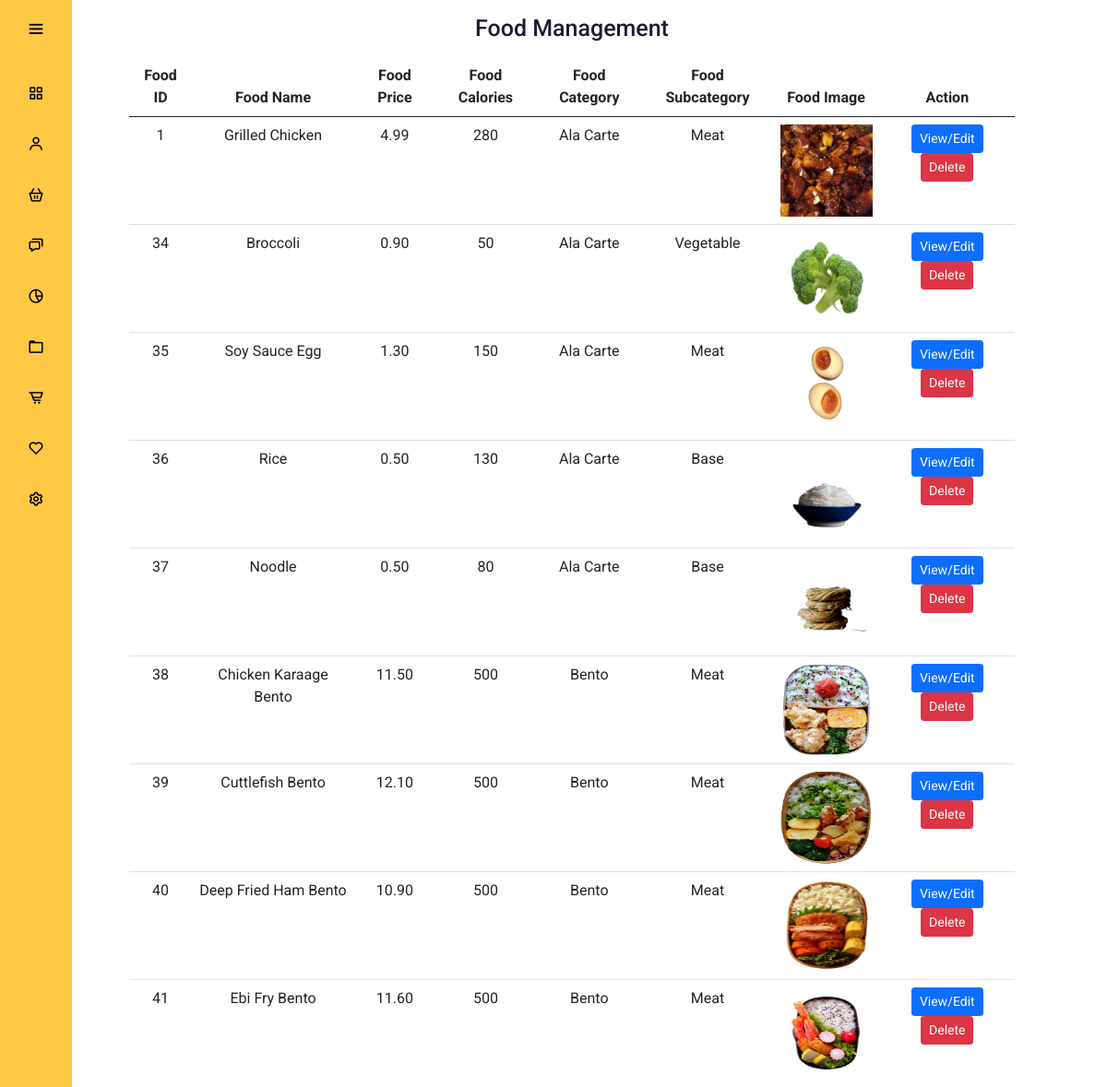
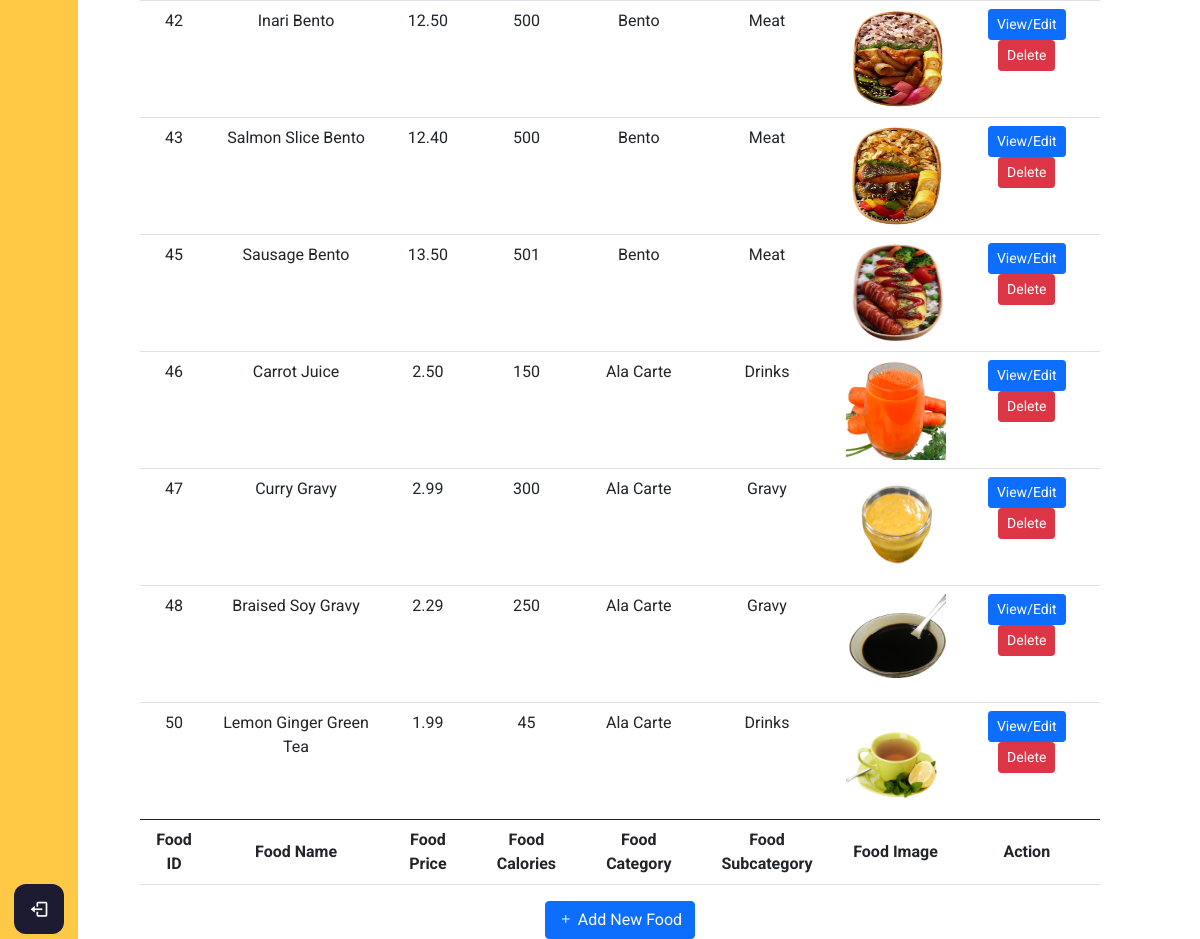
The app's page /admin/foodmanagement.php with its own data (2 pictures, top to bottom).
### tables this page shows
CREATE TABLE `food` (
  `food_id` int(11) NOT NULL,
  `food_name` varchar(255) NOT NULL,
  `food_category` varchar(128) NOT NULL,
  `food_subcategory` varchar(128) NOT NULL,
  `food_healthierchoice` smallint(6) DEFAULT '0',
  `food_vegan` smallint(6) DEFAULT NULL,
  `food_price` decimal(10,2) NOT NULL,
  `food_calories` int(11) NOT NULL,
  `food_img` varchar(256) DEFAULT NULL
);

### config/db.php (called while the page is built, shortened)
<?php
class DB {
  protected static $mdb = null;
  public static function getMDB() {
    $mdb = DB::$mdb;
    if ($mdb === null) {
      $mdb = DB::$mdb = new MeekroDB();
    }
    $mdb->sync_config();
    return $mdb;
  }
  public static function query() { $args = func_get_args(); return call_user_func_array(array(DB::getMDB(), 'query'), $args); }
}
class MeekroDB {
  public $encoding = 'latin1';
  public $connect_options = array(MYSQLI_OPT_CONNECT_TIMEOUT => 30);
  public $internal_mysql = null;
  public function __construct($host=null, $user=null, $password=null, $dbName=null, $port=null, $encoding=null, $socket=null)  {
    if ($encoding === null) $encoding = DB::$encoding;
    $this->encoding = $encoding;
  }
  public function get() {
    $mysql = $this->internal_mysql;
    if (!($mysql instanceof MySQLi)) {
      $mysql = new mysqli();
      foreach ($this->connect_options as $key => $value) {
        $mysql->options($key, $value);
      }
      $mysql->set_charset($this->encoding);
      $this->internal_mysql = $mysql;
    }
    return $mysql;
  }
  protected function preparseQueryParams() {
    $args = func_get_args();
    $sql = trim(strval(array_shift($args)));
    $args_all = $args;
    if (count($args_all) == 0) return array($sql);
    $chunkyQuery = array();
    return $chunkyQuery;
  }
  public function parseQueryParams() {
    $args = func_get_args();
    $chunkyQuery = call_user_func_array(array($this, 'preparseQueryParams'), $args);
    $query = '';
    foreach ($chunkyQuery as $chunk) {
      if (is_string($chunk)) {
        $query .= $chunk;
        continue;
      }
      $result = '';
      $query .= $result;
    }
    return $query;
  }
  protected function prependCall($function, $args, $prepend) { array_unshift($args, $prepend); return call_user_func_array($function, $args); }
  public function query() { $args = func_get_args(); return $this->prependCall(array($this, 'queryHelper'), $args, 'assoc'); }
  protected function queryHelper() {
    $args = func_get_args();
    $type = array_shift($args);
    $db = $this->get();
    $is_buffered = true;
    $row_type = 'assoc';
    $full_names = false;
    $sql = call_user_func_array(array($this, 'parseQueryParams'), $args);
    $result = $db->query($sql, $is_buffered ? MYSQLI_STORE_RESULT : MYSQLI_USE_RESULT);
    $return = array();
    while ($row = ($row_type == 'assoc' ? $result->fetch_assoc() : $result->fetch_row())) {
      $return[] = $row;
    }
    return $return;
  }
}
?>

### admin/foodmanagement.php (the view, shortened to what this page needs)
<?php
include "../config/db.php";
?>
<!DOCTYPE html>
<html lang="en" dir="ltr">
  <head>
    <link rel="stylesheet" href="adminstyle.css">
    <link href='https://unpkg.com/boxicons@2.0.7/css/boxicons.min.css' rel='stylesheet'>
    <link href="https://cdn.jsdelivr.net/npm/bootstrap@5.0.0-beta3/dist/css/bootstrap.min.css" rel="stylesheet">
    <link rel="stylesheet" href="https://cdn.jsdelivr.net/npm/bootstrap-icons@1.4.1/font/bootstrap-icons.css">
    <link rel="stylesheet" href="https://cdn.datatables.net/1.10.25/css/jquery.dataTables.min.css">
   </head>
<body>
  <?php
  include "adminheader.php";
  ?>
  <div class="home_content">
    <div class="text">Food Management </div>
    <table id="myTable" class="table table-hover">
        <thead>
            <tr>
            <th scope="col">Food ID</th>
            <th scope="col">Food Name</th>
            <th scope="col">Food Price</th>
            <th scope="col">Food Calories</th>
            <th scope="col">Food Category</th>
            <th scope="col">Food Subcategory</th>
            <th scope="col">Food Image</th>
            <th scope="col">Action</th>
            </tr>
        </thead>
        <tbody>
        <?php
        $getFoodQuery = DB::query("SELECT * FROM food");
        foreach($getFoodQuery as $getFoodResult){
        ?>
            <tr class="fooddata fooddata<?php echo $getFoodResult['food_id']; ?>">
              <td class="foodid"><?php echo $getFoodResult['food_id']; ?></td>
              <td class="foodname"><?php echo ucwords($getFoodResult['food_name']); ?></td>
              <td class="foodname"><?php echo $getFoodResult['food_price']; ?></td>
              <td class="foodcalories"><?php echo $getFoodResult['food_calories']; ?></td>
              <td class="foodcategory"><?php echo ucwords($getFoodResult['food_category']); ?></td>
              <td class="foodsubcategory"><?php echo ucwords($getFoodResult['food_subcategory']); ?></td>
              <td class="foodsimg"><img src="<?php echo $getFoodResult['food_img']; ?>"></td>
              <td><button type="button" class="btn btn-primary btn-sm editFood" id="editFood" value="editFood" data-id="<?php echo $getFoodResult['food_id']; ?>" data-bs-toggle="modal" data-bs-target="#foodinfo<?php echo $getFoodResult['food_id']; ?>" >View/Edit</button>
                  <button type="button" class="btn btn-danger btn-sm deleteFood" data-id="<?php echo $getFoodResult['food_id']; ?>" data-url="<?php echo $getFoodResult['food_img'] ?>" data-name="<?php echo $getFoodResult['food_name']; ?>" >Delete</button>
              </td>
            </tr>
        <?php
        }
        ?>
        </tbody>
        <tfoot>
          <tr>
            <th scope="col">Food ID</th>
            <th scope="col">Food Name</th>
            <th scope="col">Food Price</th>
            <th scope="col">Food Calories</th>
            <th scope="col">Food Category</th>
            <th scope="col">Food Subcategory</th>
            <th scope="col">Food Image</th>
            <th scope="col">Action</th>
          </tr>
        </tfoot>
    </table>
    <button type="button" data-bs-toggle="modal" data-bs-target="#addFood" class="btn btn-primary"><i class="bi bi-plus"></i> Add New Food</button>
  </div>
</body>
</html>

### admin/adminstyle.css (style rules this page uses)
* { margin: 0; padding: 0; box-sizing: border-box; font-family: "Roboto" , sans serif; }
body { position: relative; min-height: 100vh; width: 100%; overflow: scroll; }
.home_content { position: absolute; height: 100%; width: 80%; text-align: center; left: 140px; background: none; box-shadow: 0 5px 10px rgba(0,0,0,0.2px); transition: all 0.5s ease; justify-content: space-between; }
.home_content .text { font-size: 25px; font-weight: 500; color: #1d1b31; margin: 12px; }
.foodsimg { width:100px; height:100px; }
img { width:100px; height:100px; }

### records on screen
food: food_id "1", food_name "Grilled Chicken", food_price "4.99", food_calories "280", food_category "Ala Carte", food_subcategory "Meat", shows a picture
food: food_id "34", food_name "Broccoli", food_price "0.90", food_calories "50", food_category "Ala Carte", food_subcategory "Vegetable", food_img (picture)
food: food_id "35", food_name "Soy Sauce Egg", food_price "1.30", food_calories "150", food_category "Ala Carte", food_subcategory "Meat", food_img (picture)
food: food_id "36", food_name "Rice", food_price "0.50", food_calories "130", food_category "Ala Carte", food_subcategory "Base", food_img (picture)
food: food_id "37", food_name "Noodle", food_price "0.50", food_calories "80", food_category "Ala Carte", food_subcategory "Base", food_img (picture)
food: food_id "38", food_name "Chicken Karaage Bento", food_price "11.50", food_calories "500", food_category "Bento", food_subcategory "Meat", food_img (picture)
food: food_id "39", food_name "Cuttlefish Bento", food_price "12.10", food_calories "500", food_category "Bento", food_subcategory "Meat", food_img (picture)
food: food_id "40", food_name "Deep Fried Ham Bento", food_price "10.90", food_calories "500", food_category "Bento", food_subcategory "Meat", food_img (picture)
food: food_id "41", food_name "Ebi Fry Bento", food_price "11.60", food_calories "500", food_category "Bento", food_subcategory "Meat", food_img (picture)
food: food_id "42", food_name "Inari Bento", food_price "12.50", food_calories "500", food_category "Bento", food_subcategory "Meat", food_img (picture)
food: food_id "43", food_name "Salmon Slice Bento", food_price "12.40", food_calories "500", food_category "Bento", food_subcategory "Meat", food_img (picture)
food: food_id "45", food_name "Sausage Bento", food_price "13.50", food_calories "501", food_category "Bento", food_subcategory "Meat", food_img (picture)
food: food_id "46", food_name "Carrot Juice", food_price "2.50", food_calories "150", food_category "Ala Carte", food_subcategory "Drinks", food_img (picture)
food: food_id "47", food_name "Curry Gravy", food_price "2.99", food_calories "300", food_category "Ala Carte", food_subcategory "Gravy", food_img (picture)
food: food_id "48", food_name "Braised Soy Gravy", food_price "2.29", food_calories "250", food_category "Ala Carte", food_subcategory "Gravy", food_img (picture)
food: food_id "50", food_name "Lemon Ginger Green Tea", food_price "1.99", food_calories "45", food_category "Ala Carte", food_subcategory "Drinks", food_img (picture)
